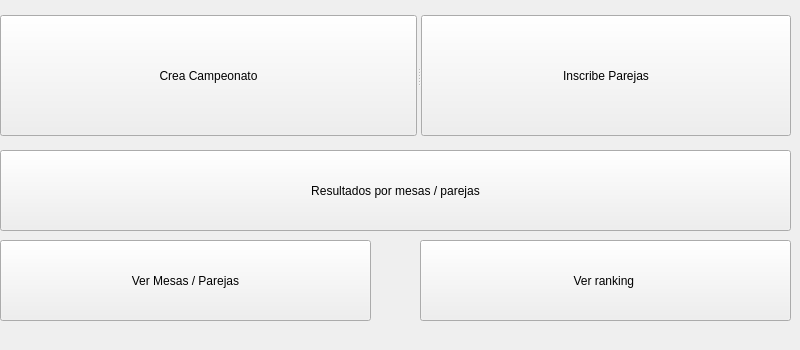
<?xml version="1.0" encoding="UTF-8"?>
<ui version="4.0">
 <class>MainWindow</class>
 <widget class="QMainWindow" name="MainWindow">
  <property name="geometry">
   <rect>
    <x>0</x>
    <y>0</y>
    <width>800</width>
    <height>350</height>
   </rect>
  </property>
  <property name="windowTitle">
   <string>MainWindow</string>
  </property>
  <widget class="QWidget" name="centralwidget">
   <widget class="QPushButton" name="resultados">
    <property name="geometry">
     <rect>
      <x>0</x>
      <y>150</y>
      <width>791</width>
      <height>81</height>
     </rect>
    </property>
    <property name="styleSheet">
     <string notr="true">font: 36pt &quot;Calibri&quot;;</string>
    </property>
    <property name="text">
     <string>Resultados por mesas / parejas</string>
    </property>
   </widget>
   <widget class="QPushButton" name="ver_mesas">
    <property name="geometry">
     <rect>
      <x>0</x>
      <y>240</y>
      <width>371</width>
      <height>81</height>
     </rect>
    </property>
    <property name="styleSheet">
     <string notr="true">font: 36pt &quot;Calibri&quot;;</string>
    </property>
    <property name="text">
     <string>Ver Mesas / Parejas</string>
    </property>
   </widget>
   <widget class="QPushButton" name="ver_ranking">
    <property name="geometry">
     <rect>
      <x>420</x>
      <y>240</y>
      <width>371</width>
      <height>81</height>
     </rect>
    </property>
    <property name="styleSheet">
     <string notr="true">font: 36pt &quot;Calibri&quot;;</string>
    </property>
    <property name="text">
     <string>Ver ranking </string>
    </property>
   </widget>
   <widget class="QSplitter" name="splitter">
    <property name="geometry">
     <rect>
      <x>0</x>
      <y>15</y>
      <width>791</width>
      <height>121</height>
     </rect>
    </property>
    <property name="orientation">
     <enum>Qt::Horizontal</enum>
    </property>
    <widget class="QPushButton" name="crea_campeonato">
     <property name="styleSheet">
      <string notr="true">font: 24pt &quot;Calibri&quot;;</string>
     </property>
     <property name="text">
      <string>Crea Campeonato</string>
     </property>
    </widget>
    <widget class="QPushButton" name="Inscribe_parejas">
     <property name="styleSheet">
      <string notr="true">font: 24pt &quot;Calibri&quot;;</string>
     </property>
     <property name="text">
      <string>Inscribe Parejas</string>
     </property>
    </widget>
   </widget>
  </widget>
 </widget>
 <resources/>
 <connections/>
</ui>
